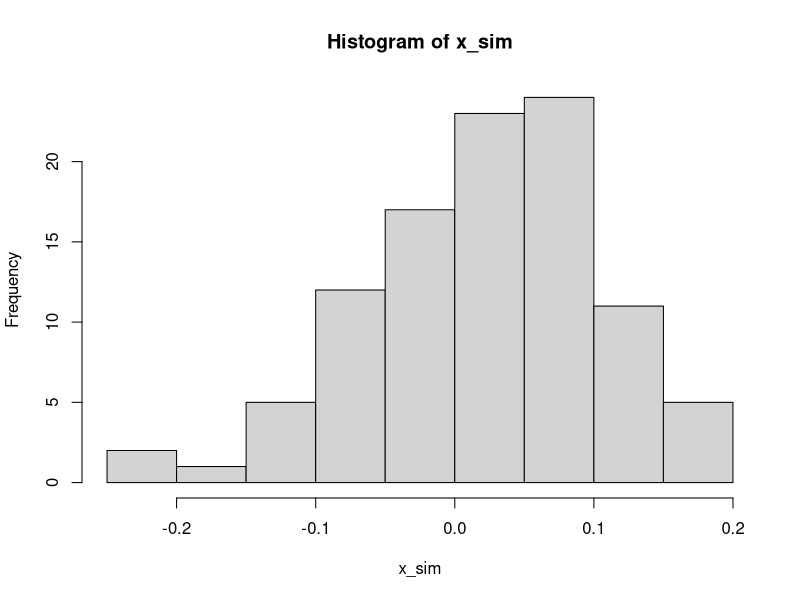

Here is the R script that generated this plot:
## ---- chunk 1
knitr::opts_chunk$set(echo = TRUE)
## ---- chunk 2
# Function computing a CI: 
#Samples from normal mean m, sd=stdev

cifn<-function(alpha, n, m, stdev){
  xbar<-mean(rnorm(n, mean=m, sd=stdev))
  za2<- -qnorm(alpha/2, mean=0, sd=1)  # minus sign due to small value 
  #cat("z_alpha/2=", za2, "\n")
  #print(za2)
  lft<-xbar-(za2)*(stdev)/sqrt(n)
  rht<-xbar+(za2)*(stdev)/sqrt(n)
  #cat("The required CI is: (", lft,  rht, ")", "n=", n, "\n" )
  out<-c(lft, rht)
out
}

cifn(alpha = 0.05, n = 100, m = 2, stdev = 4)

## ---- chunk 3
B=1000

rel_freq <- numeric(B)
m = 1
stdev = 4
sum = 0

for (i in 1:B) {
  
  rel_freq <- cifn(alpha = 0.05, n = 100, m, stdev)
  
    if (m > rel_freq[1] && m < rel_freq[2])
    sum = sum + 1
  
}
  
cat(sum/B)
  

## ---- chunk 4

n = 100
x <-  rnorm(n)
x_bar <- mean(x)

for (i in 1:n) {
     var_from_mean <- x[i] - x_bar
} 
       
s_sq = 1/(n-1)*var_from_mean^2


s = sqrt(s_sq)

x_sim <- rnorm(n, x_bar, s)



hist(x_sim)
